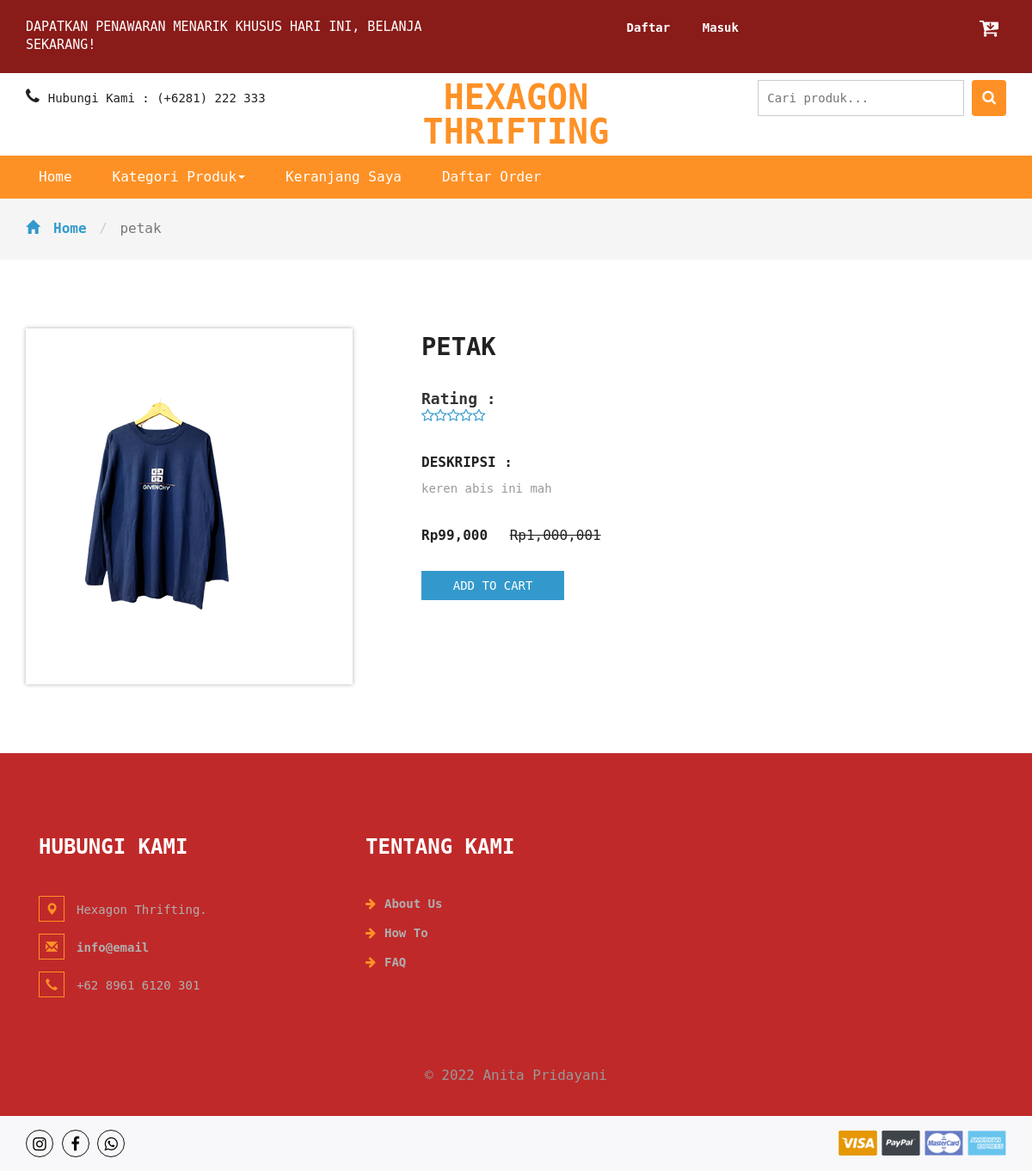
/product.php?idproduk=7, run on the app's committed database.
### tables this page shows
CREATE TABLE `produk` (
  `idproduk` int(11) NOT NULL,
  `idkategori` int(11) NOT NULL,
  `namaproduk` varchar(30) NOT NULL,
  `gambar` varchar(100) NOT NULL,
  `deskripsi` varchar(200) NOT NULL,
  `rate` int(11) NOT NULL,
  `hargabefore` int(11) NOT NULL,
  `hargaafter` int(11) NOT NULL,
  `tgldibuat` timestamp NOT NULL DEFAULT CURRENT_TIMESTAMP
);

### product.php (the view, shortened to what this page needs)
<?php
include 'dbconnect.php';
$idproduk = $_GET['idproduk'];
?>
<!DOCTYPE html>
<html>
<head>
    <link href="css/bootstrap.css" rel="stylesheet" type="text/css" media="all" />
    <link href="css/style.css" rel="stylesheet" type="text/css" media="all" />
    <link href="css/font-awesome.css" rel="stylesheet">
</head>
<body>
    <div class="agileits_header">
        <div class="container">
            <div class="w3l_offers">
                <p>DAPATKAN PENAWARAN MENARIK KHUSUS HARI INI, BELANJA SEKARANG!</p>
            </div>
            <div class="agile-login">
                <ul>
                    <?php
				if(!isset($_SESSION['log'])){
					echo '
					<li><a href="registered.php"> Daftar</a></li>
					<li><a href="login.php">Masuk</a></li>
					';
				}
				?>
                </ul>
            </div>
            <div class="product_list_header">
                <a href="cart.php"><button class="w3view-cart" type="submit" name="submit" value=""><i
                            class="fa fa-cart-arrow-down" aria-hidden="true"></i></button>
                </a>
            </div>
            <div class="clearfix"> </div>
        </div>
    </div>
    <div class="logo_products">
        <div class="container">
            <div class="w3ls_logo_products_left1">
                <ul class="phone_email">
                    <li><i class="fa fa-phone" aria-hidden="true"></i>Hubungi Kami : (+6281) 222 333</li>
                </ul>
            </div>
            <div class="w3ls_logo_products_left">
                <h1><a href="index.php">Hexagon Thrifting</a></h1>
            </div>
            <div class="w3l_search">
                <form action="search.php" method="post">
                    <input type="search" name="Search" placeholder="Cari produk...">
                    <button type="submit" class="btn btn-default search" aria-label="Left Align">
                        <i class="fa fa-search" aria-hidden="true"> </i>
                    </button>
                </form>
            </div>
            <div class="clearfix"> </div>
        </div>
    </div>
    <div class="navigation-agileits">
        <div class="container">
            <nav class="navbar navbar-default">
                <div class="collapse navbar-collapse" id="bs-megadropdown-tabs">
                    <ul class="nav navbar-nav">
                        <li class="active"><a href="index.php" class="act">Home</a></li>
                        <li class="dropdown">
                            <a href="#" class="dropdown-toggle" data-toggle="dropdown">Kategori Produk<b
                                    class="caret"></b></a>
                        </li>
                        <li><a href="cart.php">Keranjang Saya</a></li>
                        <li><a href="konfirmasi.php">Daftar Order</a></li>
                    </ul>
                </div>
            </nav>
        </div>
    </div>
    <div class="breadcrumbs">
        <div class="container">
            <ol class="breadcrumb breadcrumb1 animated wow slideInLeft" data-wow-delay=".5s">
                <li><a href="index.php"><span class="glyphicon glyphicon-home" aria-hidden="true"></span>Home</a></li>
                <li class="active"><?php
				$p = mysqli_fetch_array(mysqli_query($conn,"Select * from produk where idproduk='$idproduk'"));
				echo $p['namaproduk'];
				?></li>
            </ol>
        </div>
    </div>
    <div class="products">
        <div class="container">
            <div class="agileinfo_single">
                <div class="col-md-4 agileinfo_single_left">
                    <img id="example" src="<?php echo $p['gambar']?>" alt=" " class="img-responsive">
                </div>
                <div class="col-md-8 agileinfo_single_right">
                    <h2><?php echo $p['namaproduk'] ?></h2>
                    <div class="rating1">
                        <h4>Rating :</h4>
                        <span class="starRating">
                            <?php
								$rate = $p['rate'];
								for($n=1;$n<=$rate;$n++){
								echo '<i class="fa fa-star-o blue-star" aria-hidden="true"></i>';
								};
								?>
                        </span>
                    </div>
                    <div class="w3agile_description">
                        <h4>Deskripsi :</h4>
                        <p><?php echo $p['deskripsi'] ?></p>
                    </div>
                    <div class="snipcart-item block">
                        <div class="snipcart-thumb agileinfo_single_right_snipcart">
                            <h4 class="m-sing">Rp<?php echo number_format($p['hargaafter']) ?>
                                <span>Rp<?php echo number_format($p['hargabefore']) ?></span></h4>
                        </div>
                        <div class="snipcart-details agileinfo_single_right_details">
                            <form action="#" method="post">
                                <fieldset>
                                    <input type="submit" name="addprod" value="Add to cart" class="button">
                                </fieldset>
                            </form>
                        </div>
                    </div>
                </div>
                <div class="clearfix"> </div>
            </div>
        </div>
    </div>
    <div class="footer">
        <div class="container">
            <div class="w3_footer_grids">
                <div class="col-md-4 w3_footer_grid">
                    <h3>Hubungi Kami</h3>
                    <ul class="address">
                        <li><i class="glyphicon glyphicon-map-marker" aria-hidden="true"></i>Hexagon Thrifting.</li>
                        <li><i class="glyphicon glyphicon-envelope" aria-hidden="true"></i><a
                                href="satuaja.thrift@email">info@email</a></li>
                        <li><i class="glyphicon glyphicon-earphone" aria-hidden="true"></i>+62 8961 6120 301</li>
                    </ul>
                </div>
                <div class="col-md-3 w3_footer_grid">
                    <h3>Tentang Kami</h3>
                    <ul class="info">
                        <li><i class="fa fa-arrow-right" aria-hidden="true"></i><a href="about.html">About Us</a></li>
                        <li><i class="fa fa-arrow-right" aria-hidden="true"></i><a href="about.html">How To</a></li>
                        <li><i class="fa fa-arrow-right" aria-hidden="true"></i><a href="about.html">FAQ</a></li>
                    </ul>
                </div>
                <div class="clearfix"> </div>
            </div>
        </div>
        <div class="footer-copy">
            <div class="container">
                <p>© 2022 Anita Pridayani</p>
            </div>
        </div>
    </div>
    <div class="footer-botm">
        <div class="container">
            <div class="w3layouts-foot">
                <ul>
                    <li><a href="http://instagram.com/satuaja.thrift/"><i class="fa fa-instagram"
                                aria-hidden="true"></i></a></li>
                    <li><a href="http://facebook.com/satuaja.thrift/"><i class="fa fa-facebook"
                                aria-hidden="true"></i></a></li>
                    <li><a href="http://wa.me/089616120301/"><i class="fa fa-whatsapp" aria-hidden="true"></i></a></li>
                </ul>
            </div>
            <div class="payment-w3ls">
                <img src="images/card.png" alt=" " class="img-responsive">
            </div>
            <div class="clearfix"> </div>
        </div>
    </div>
    <link href="css/skdslider.css" rel="stylesheet">
</body>
</html>

### data on the page
produk: namaproduk "petak", gambar (picture), namaproduk "PETAK", rate 5 (drawn), deskripsi "keren abis ini mah", hargaafter "99,000", hargabefore "1,000,001"
